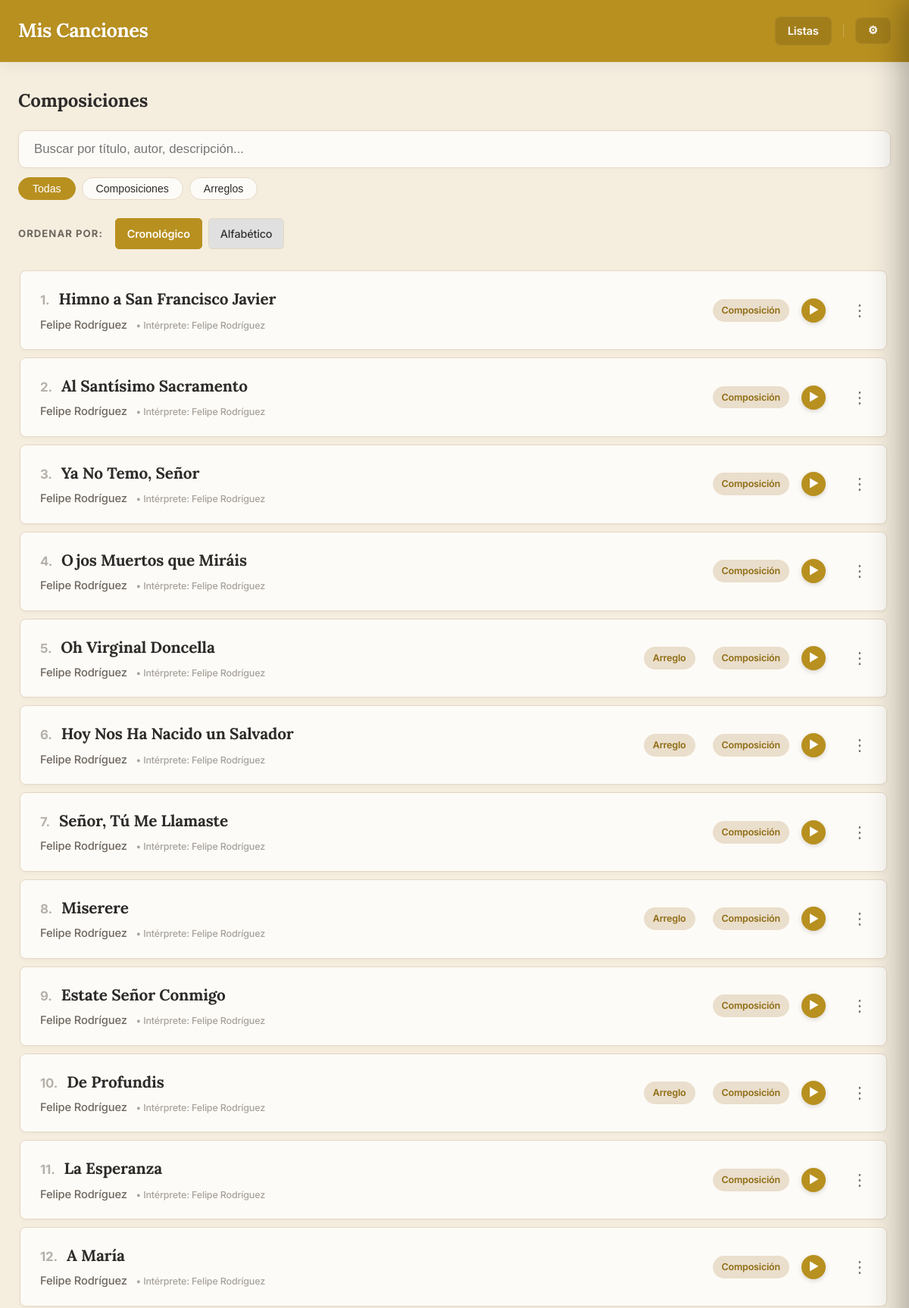
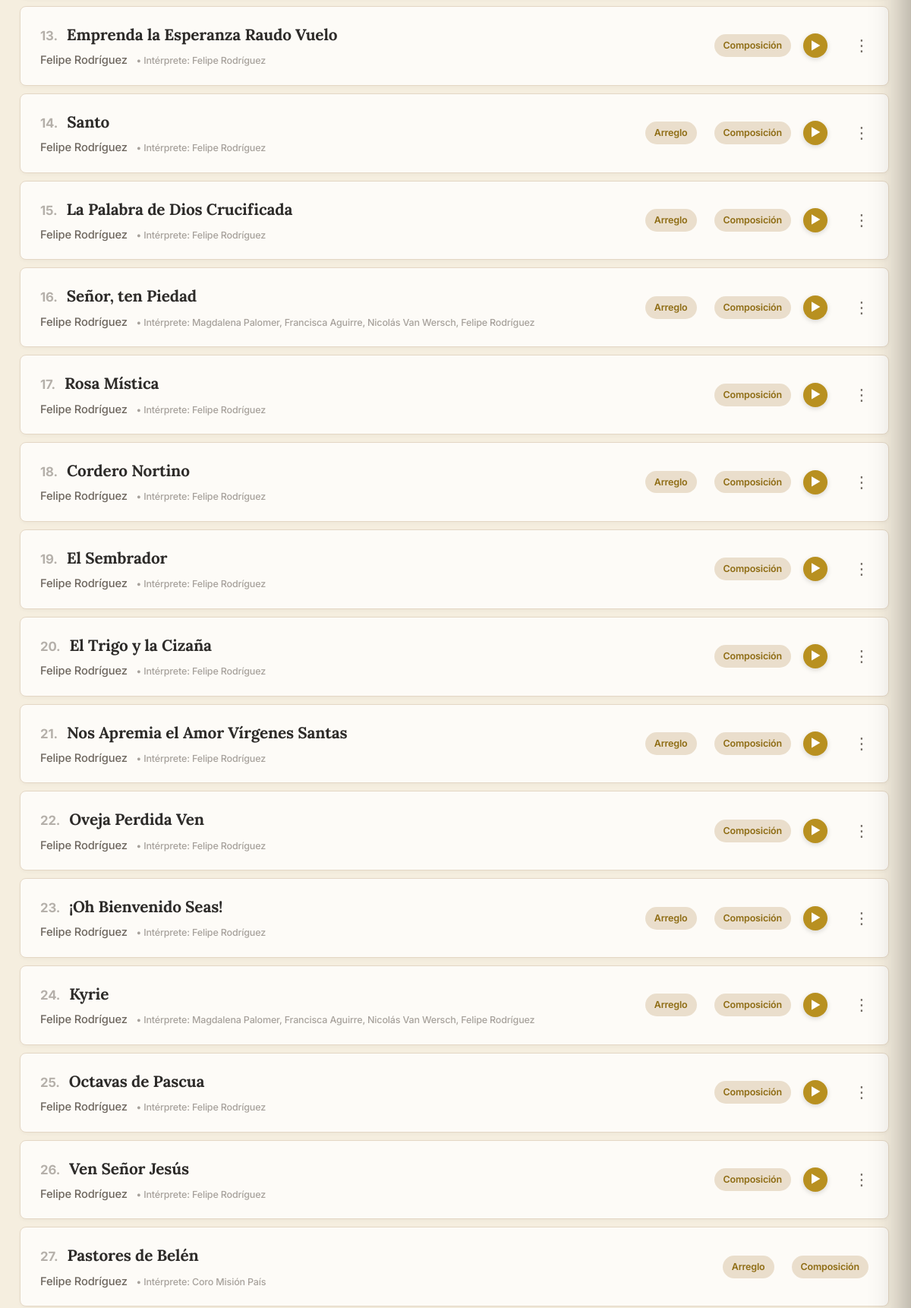
Screenshot of /composiciones (upper part) with the database file from the repository (2 pictures, top to bottom).
### app.py (models this page shows, shortened)
class Cancion(db.Model):
    id = db.Column(db.Integer, primary_key=True)
    titulo = db.Column(db.String(150), nullable=False)
    musica = db.Column(db.String(100))
    letra = db.Column(db.String(100))
    adaptacion = db.Column(db.String(100))
    idioma = db.Column(db.String(50))
    dia = db.Column(db.Integer, nullable=True)
    mes = db.Column(db.Integer, nullable=True)
    anio = db.Column(db.Integer)
    descripcion = db.Column(db.Text)
    audio = db.Column(db.String(150))
    letras_acordes = db.Column(db.String(150)) # Antes 'partitura' (PDF)
    partitura = db.Column(db.String(150))      # Antes 'partitura_xml' (MusicXML)
    midi = db.Column(db.String(150))           # Archivo MIDI
    tags_json = db.Column(db.String(500))
    tipo = db.Column(db.String(50), nullable=False, default='local')
    categorias_json = db.Column(db.String(200))
    youtube_video_embed = db.Column(db.Text)
    youtube_audio_embed = db.Column(db.Text)
    interprete = db.Column(db.String(200), nullable=True)
    @property
    def categorias(self):
        return json.loads(self.categorias_json) if self.categorias_json else []

### app.py (the view)
@app.route('/composiciones')
def ver_composiciones():
    sort_by = request.args.get('sort_by', 'cronologico')
    base_songs = search_by_category("Composición")
    filtered_songs, search_query = search_songs(base_songs)
    if sort_by == 'cronologico':
        def get_song_order_cronologico(song):
            anio = song.anio if song.anio is not None else 0
            mes = song.mes if song.mes is not None else 0
            dia = song.dia if song.dia is not None else 0
            return (anio, mes, dia)
        filtered_songs.sort(key=lambda song: (get_song_order_cronologico(song), normalize_for_sorting(song.titulo)), reverse=True)
    else:
        filtered_songs.sort(key=lambda x: normalize_for_sorting(x.titulo))
    return render_template('composiciones.html', composiciones=filtered_songs, search_query=search_query, page_context='composiciones', sort_by=sort_by)

### app.py (called while the page is built, shortened)
@app.template_filter('sort_categories_for_page')
def sort_categories_for_page(categories, page_context='default'):
    sorted_cats = list(categories) # Crear una copia para no modificar la original
    if page_context == 'arreglos':
        sorted_cats.sort(key=lambda x: (x != 'Composición', x != 'Arreglo'))
    else:
        sorted_cats.sort(key=lambda x: (x != 'Arreglo', x != 'Composición'))
    return sorted_cats

@app.context_processor
def inject_globals():
    try:
        with open('build_date.txt', 'r', encoding='utf-8') as f:
            date_str = f.read().strip()
    except Exception:
        date_str = "Desconocida"
    return dict(last_update=date_str, FEATURES=FEATURES)

def normalize_for_sorting(titulo):
    if not titulo:
        return ""
    titulo_normalizado = unidecode(titulo.lower())
    return "".join(c for c in titulo_normalizado if c.isalnum() or c.isspace()).strip()

def search_songs(base_songs):
    search_query = request.args.get('search', '').strip()
    if not search_query:
        return base_songs, search_query

def search_by_category(category_name):
    all_songs = Cancion.query.all()
    normalized_category = unidecode(category_name.lower())
    return [
        song for song in all_songs if normalized_category in unidecode(str(song.categorias).lower())
    ]

### templates/composiciones.html
{% extends "base.html" %}
{% block content %}
    <h2>Composiciones</h2>
    {% include '_filters.html' %}
    {% include '_sort_dropdown.html' %}
    <div class="lista-scroll" id="song-list-container">
        {% include '_song_list.html' %}
    </div>
{% endblock %}

### templates/_song_list.html (shortened to what this page needs)
<div class="lista-composiciones">
    {% for obra in composiciones %}
        <div class="tarjeta-obra-wrapper">
            <a href="{{ url_for('ver_composicion', comp_id=obra.id, context=page_context, tag_name=tag_nombre, search=search_query, sort_by=sort_by) }}"
               class="tarjeta-obra"
               data-id="{{ obra.id }}"
               {% if obra.audio %}data-audio="{{ url_for('static', filename=obra.audio) }}"{% endif %}
               data-title="{{ obra.titulo }}">
                <div class="info-tarjeta">
                    <div class="song-title-with-number">
                        <span class="song-number">{{ loop.index }}.</span>
                        <h3>{{ obra.titulo }}</h3>
                    </div>
                    <p>
                        {{ obra.musica }}
                        {% if obra.interprete %}
                            <span style="opacity: 0.6; font-size: 0.85em; margin-left: 8px;">• Intérprete: {{ obra.interprete }}</span>
                        {% endif %}
                    </p>
                </div>
                <div class="tarjeta-right-section">
                    <div class="categoria-tags-container">
                        {% if obra.categorias %}
                            {% for cat in obra.categorias | sort_categories_for_page(page_context) %}
                                <span class="categoria-tag">{{ cat }}</span>
                            {% endfor %}
                        {% endif %}
                    </div>
                    {% if obra.audio %}
                    <span class="list-play-btn" title="Reproducir">▶</span>
                    {% endif %}
                </div>
            </a>
            {% if obra.audio %}
            <div class="card-options-container">
                <button class="card-options-btn" title="Opciones">⋮</button>
            </div>
            {% endif %}
        </div>
    {% else %}
        <p style="padding: 20px;">No se encontraron canciones que coincidan con tu búsqueda.</p>
    {% endfor %}
</div>

### static/style.css (style rules this page uses)
:root { --color-principal: #b89020; --color-fondo: #f5eedf; --color-boton-nav: #a27e1b; --color-texto: #2d2b29; --color-texto-secundario: #6e675f; --color-acento: #dcb33f; --color-blanco: #fdfbf7; --color-tag-bg: #eadecc; --color-tag-texto: #8e6c13; --color-borde: #e4d7c5; --color-header-bg: var(--color-principal); --color-header-texto: var(--color-blanco); --color-header-btn-bg: var(--color-boton-nav); --color-footer-bg: var(--color-principal); --color-footer-texto: var(--color-blanco); --color-btn-bg: var(--color-principal); --color-btn-texto: var(--color-blanco); --color-btn-borde: transparent; }
body { font-family: 'Inter', sans-serif; background-color: var(--color-fondo); color: var(--color-texto); margin: 0; line-height: 1.6; letter-spacing: -0.01em; }
h1, h2, h3, h4, h5, h6, .brand-logo { font-family: 'Lora', serif; font-weight: 700; }
.lista-scroll { height: 80vh; overflow-y: auto; border: none; background-color: transparent; padding-right: 5px; }
.lista-composiciones { display: block; padding: 8px 2px; }
.tarjeta-obra { display: flex; justify-content: space-between; align-items: center; border-bottom: none; text-decoration: none; color: var(--color-texto); background-color: var(--color-blanco); border-radius: 12px; margin-bottom: 14px; box-shadow: 0 3px 6px rgba(0,0,0,0.02), 0 1px 3px rgba(0,0,0,0.01); transition: all 0.25s cubic-bezier(0.4, 0, 0.2, 1); padding: 20px 26px; box-sizing: border-box; }
.song-title-with-number { display: flex; align-items: baseline; gap: 12px; }
.song-number { color: var(--color-texto-secundario); opacity: 0.5; font-weight: 700; font-size: 1.05em; }
.tarjeta-obra:last-child { margin-bottom: 0; }
.info-tarjeta { padding: 0; }
.info-tarjeta h3 { margin: 0 0 6px 0; font-size: 1.3em; color: var(--color-texto); font-weight: 700; }
.info-tarjeta p { margin: 0; color: var(--color-texto-secundario); font-size: 0.92em; font-weight: 500; }
.categoria-tags-container { display: flex; gap: 8px; }
.categoria-tag { background-color: var(--color-tag-bg); color: var(--color-tag-texto); font-size: 0.78rem; font-weight: 600; padding: 5px 12px; border-radius: 20px; margin-left: 15px; white-space: nowrap; transition: all 0.2s; }
.tarjeta-right-section { display: flex; align-items: center; gap: 16px; }
.list-play-btn { display: flex; align-items: center; justify-content: center; background-color: var(--color-principal); color: #fff; width: 32px; height: 32px; border-radius: 50%; font-size: 0.85rem; font-weight: bold; box-shadow: 0 2px 6px rgba(0,0,0,0.15); transition: all 0.2s ease; flex-shrink: 0; }
body { padding-bottom: 110px; }
.tarjeta-obra-wrapper { display: flex; align-items: center; width: 100%; margin-bottom: 10px; background: var(--color-blanco); border: 1px solid var(--color-borde); border-radius: 8px; transition: transform 0.2s, box-shadow 0.2s; box-shadow: 0 2px 4px rgba(0,0,0,0.03); }
.tarjeta-obra-wrapper .tarjeta-obra { border: none; box-shadow: none; margin-bottom: 0; flex: 1; background: transparent; }
.card-options-container { position: relative; padding-right: 16px; }
.card-options-btn { background: none; border: none; font-size: 1.3rem; color: var(--color-texto-secundario); cursor: pointer; padding: 8px; border-radius: 50%; width: 38px; height: 38px; display: flex; align-items: center; justify-content: center; transition: background 0.15s; }

### rows the page displays
Cancion: titulo "Himno a San Francisco Javier", musica "Felipe Rodríguez", interprete "Felipe Rodríguez", cat "Composición"
Cancion: titulo "Al Santísimo Sacramento", musica "Felipe Rodríguez", interprete "Felipe Rodríguez", cat "Composición"
Cancion: titulo "Ya No Temo, Señor", musica "Felipe Rodríguez", interprete "Felipe Rodríguez", cat "Composición"
Cancion: titulo "Ojos Muertos que Miráis", musica "Felipe Rodríguez", interprete "Felipe Rodríguez", cat "Composición"
Cancion: titulo "Oh Virginal Doncella", musica "Felipe Rodríguez", interprete "Felipe Rodríguez", cat "Arreglo" "Composición"
Cancion: titulo "Hoy Nos Ha Nacido un Salvador", musica "Felipe Rodríguez", interprete "Felipe Rodríguez", cat "Arreglo" "Composición"
Cancion: titulo "Señor, Tú Me Llamaste", musica "Felipe Rodríguez", interprete "Felipe Rodríguez", cat "Composición"
Cancion: titulo "Miserere", musica "Felipe Rodríguez", interprete "Felipe Rodríguez", cat "Arreglo" "Composición"
Cancion: titulo "Estate Señor Conmigo", musica "Felipe Rodríguez", interprete "Felipe Rodríguez", cat "Composición"
Cancion: titulo "De Profundis", musica "Felipe Rodríguez", interprete "Felipe Rodríguez", cat "Arreglo" "Composición"
Cancion: titulo "La Esperanza", musica "Felipe Rodríguez", interprete "Felipe Rodríguez", cat "Composición"
Cancion: titulo "A María", musica "Felipe Rodríguez", interprete "Felipe Rodríguez", cat "Composición"
Cancion: titulo "Emprenda la Esperanza Raudo Vuelo", musica "Felipe Rodríguez", interprete "Felipe Rodríguez", cat "Composición"
Cancion: titulo "Santo", musica "Felipe Rodríguez", interprete "Felipe Rodríguez", cat "Arreglo" "Composición"
Cancion: titulo "La Palabra de Dios Crucificada", musica "Felipe Rodríguez", interprete "Felipe Rodríguez", cat "Arreglo" "Composición"
Cancion: titulo "Señor, ten Piedad", musica "Felipe Rodríguez", interprete "Magdalena Palomer, Francisca Aguirre, Nicolás Van Wersch, Felipe Rodríguez", cat "Arreglo" "Composición"
Cancion: titulo "Rosa Mística", musica "Felipe Rodríguez", interprete "Felipe Rodríguez", cat "Composición"
Cancion: titulo "Cordero Nortino", musica "Felipe Rodríguez", interprete "Felipe Rodríguez", cat "Arreglo" "Composición"
Cancion: titulo "El Sembrador", musica "Felipe Rodríguez", interprete "Felipe Rodríguez", cat "Composición"
Cancion: titulo "El Trigo y la Cizaña", musica "Felipe Rodríguez", interprete "Felipe Rodríguez", cat "Composición"
Cancion: titulo "Nos Apremia el Amor Vírgenes Santas", musica "Felipe Rodríguez", interprete "Felipe Rodríguez", cat "Arreglo" "Composición"
Cancion: titulo "Oveja Perdida Ven", musica "Felipe Rodríguez", interprete "Felipe Rodríguez", cat "Composición"
Cancion: titulo "¡Oh Bienvenido Seas!", musica "Felipe Rodríguez", interprete "Felipe Rodríguez", cat "Arreglo" "Composición"
Cancion: titulo "Kyrie", musica "Felipe Rodríguez", interprete "Magdalena Palomer, Francisca Aguirre, Nicolás Van Wersch, Felipe Rodríguez", cat "Arreglo" "Composición"
Cancion: titulo "Octavas de Pascua", musica "Felipe Rodríguez", interprete "Felipe Rodríguez", cat "Composición"
Cancion: titulo "Ven Señor Jesús", musica "Felipe Rodríguez", interprete "Felipe Rodríguez", cat "Composición"
Cancion: titulo "Pastores de Belén", musica "Felipe Rodríguez", interprete "Coro Misión País", cat "Arreglo" "Composición"
